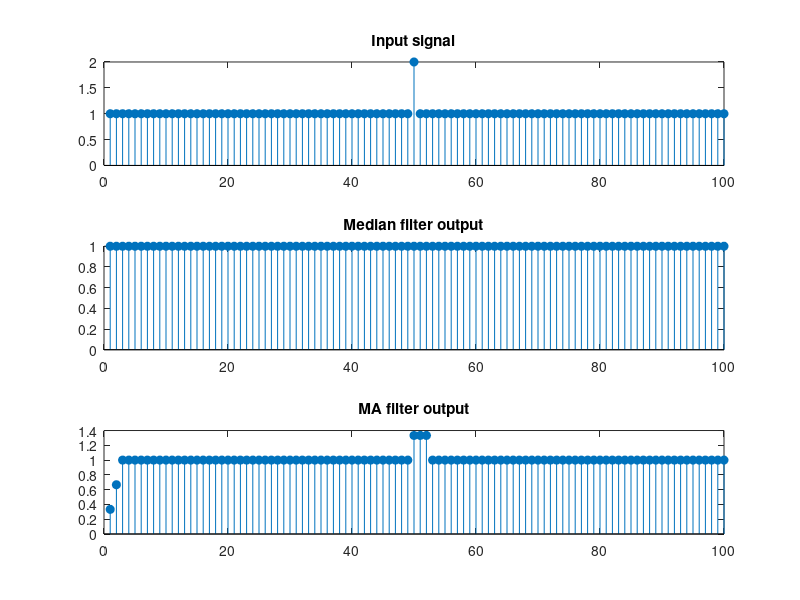

MATLAB code to generate this figure:
%To understand the median filter
clc
clear all
close all
%Step 1: 
x=ones(1,100);
x(1,50)=2;
h=[1/3,1/3,1/3];
%To introduce the spike
y=medfilt1(x);
y1=filter(h,1,x);
subplot(3,1,1),stem(x,'filled'),title('Input signal'),
subplot(3,1,2),stem(y,'filled'),title('Median filter output'),
subplot(3,1,3),stem(y1,'filled'),title('MA filter output'),